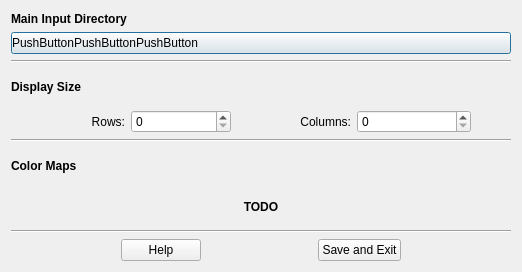
<?xml version="1.0" encoding="UTF-8"?>
<ui version="4.0">
 <class>Dialog_single_data_set</class>
 <widget class="QDialog" name="Dialog_single_data_set">
  <property name="geometry">
   <rect>
    <x>0</x>
    <y>0</y>
    <width>522</width>
    <height>272</height>
   </rect>
  </property>
  <property name="windowTitle">
   <string>Single Data Set</string>
  </property>
  <property name="styleSheet">
   <string notr="true"/>
  </property>
  <layout class="QVBoxLayout" name="verticalLayout_2">
   <item>
    <widget class="QLabel" name="label">
     <property name="minimumSize">
      <size>
       <width>0</width>
       <height>0</height>
      </size>
     </property>
     <property name="maximumSize">
      <size>
       <width>16777215</width>
       <height>15</height>
      </size>
     </property>
     <property name="font">
      <font>
       <weight>75</weight>
       <bold>true</bold>
      </font>
     </property>
     <property name="text">
      <string>Main Input Directory</string>
     </property>
    </widget>
   </item>
   <item>
    <widget class="QPushButton" name="pushButton_MainInputDir">
     <property name="enabled">
      <bool>true</bool>
     </property>
     <property name="sizePolicy">
      <sizepolicy hsizetype="Minimum" vsizetype="Maximum">
       <horstretch>0</horstretch>
       <verstretch>0</verstretch>
      </sizepolicy>
     </property>
     <property name="styleSheet">
      <string notr="true">Text-align:left</string>
     </property>
     <property name="text">
      <string>PushButtonPushButtonPushButton</string>
     </property>
     <property name="icon">
      <iconset>
       <normaloff>../Images/flaticon/svg/011-folder-1.svg</normaloff>../Images/flaticon/svg/011-folder-1.svg</iconset>
     </property>
     <property name="default">
      <bool>false</bool>
     </property>
     <property name="flat">
      <bool>false</bool>
     </property>
    </widget>
   </item>
   <item>
    <widget class="Line" name="line">
     <property name="orientation">
      <enum>Qt::Horizontal</enum>
     </property>
    </widget>
   </item>
   <item>
    <widget class="QLabel" name="label_2">
     <property name="font">
      <font>
       <weight>75</weight>
       <bold>true</bold>
      </font>
     </property>
     <property name="text">
      <string>Display Size</string>
     </property>
    </widget>
   </item>
   <item>
    <layout class="QHBoxLayout" name="horizontalLayout">
     <item>
      <widget class="QLabel" name="label_3">
       <property name="text">
        <string>Rows:</string>
       </property>
       <property name="alignment">
        <set>Qt::AlignRight|Qt::AlignTrailing|Qt::AlignVCenter</set>
       </property>
      </widget>
     </item>
     <item>
      <widget class="QSpinBox" name="spinBox">
       <property name="maximumSize">
        <size>
         <width>100</width>
         <height>16777215</height>
        </size>
       </property>
      </widget>
     </item>
     <item>
      <widget class="QLabel" name="label_4">
       <property name="text">
        <string>Columns:</string>
       </property>
       <property name="alignment">
        <set>Qt::AlignRight|Qt::AlignTrailing|Qt::AlignVCenter</set>
       </property>
      </widget>
     </item>
     <item>
      <widget class="QSpinBox" name="spinBox_2"/>
     </item>
     <item>
      <spacer name="horizontalSpacer">
       <property name="orientation">
        <enum>Qt::Horizontal</enum>
       </property>
       <property name="sizeType">
        <enum>QSizePolicy::Minimum</enum>
       </property>
       <property name="sizeHint" stdset="0">
        <size>
         <width>40</width>
         <height>20</height>
        </size>
       </property>
      </spacer>
     </item>
    </layout>
   </item>
   <item>
    <widget class="Line" name="line_2">
     <property name="orientation">
      <enum>Qt::Horizontal</enum>
     </property>
    </widget>
   </item>
   <item>
    <widget class="QLabel" name="label_5">
     <property name="font">
      <font>
       <weight>75</weight>
       <bold>true</bold>
      </font>
     </property>
     <property name="text">
      <string>Color Maps</string>
     </property>
    </widget>
   </item>
   <item>
    <layout class="QVBoxLayout" name="verticalLayout">
     <item>
      <widget class="QLabel" name="label_6">
       <property name="font">
        <font>
         <weight>75</weight>
         <bold>true</bold>
        </font>
       </property>
       <property name="text">
        <string>TODO</string>
       </property>
       <property name="alignment">
        <set>Qt::AlignCenter</set>
       </property>
      </widget>
     </item>
    </layout>
   </item>
   <item>
    <widget class="Line" name="line_3">
     <property name="orientation">
      <enum>Qt::Horizontal</enum>
     </property>
    </widget>
   </item>
   <item>
    <layout class="QHBoxLayout" name="horizontalLayout_2">
     <item>
      <spacer name="horizontalSpacer_2">
       <property name="orientation">
        <enum>Qt::Horizontal</enum>
       </property>
       <property name="sizeHint" stdset="0">
        <size>
         <width>40</width>
         <height>20</height>
        </size>
       </property>
      </spacer>
     </item>
     <item>
      <widget class="QPushButton" name="pushButton_2">
       <property name="sizePolicy">
        <sizepolicy hsizetype="Minimum" vsizetype="Maximum">
         <horstretch>0</horstretch>
         <verstretch>0</verstretch>
        </sizepolicy>
       </property>
       <property name="text">
        <string>Help</string>
       </property>
       <property name="icon">
        <iconset>
         <normaloff>../Images/flaticon/svg/004-question.svg</normaloff>../Images/flaticon/svg/004-question.svg</iconset>
       </property>
      </widget>
     </item>
     <item>
      <spacer name="horizontalSpacer_4">
       <property name="orientation">
        <enum>Qt::Horizontal</enum>
       </property>
       <property name="sizeHint" stdset="0">
        <size>
         <width>40</width>
         <height>20</height>
        </size>
       </property>
      </spacer>
     </item>
     <item>
      <widget class="QPushButton" name="pushButton_SaveAndExit">
       <property name="sizePolicy">
        <sizepolicy hsizetype="Minimum" vsizetype="Maximum">
         <horstretch>0</horstretch>
         <verstretch>0</verstretch>
        </sizepolicy>
       </property>
       <property name="text">
        <string>Save and Exit</string>
       </property>
       <property name="icon">
        <iconset>
         <normaloff>../Images/flaticon/svg/002-checked-1.svg</normaloff>../Images/flaticon/svg/002-checked-1.svg</iconset>
       </property>
      </widget>
     </item>
     <item>
      <spacer name="horizontalSpacer_3">
       <property name="orientation">
        <enum>Qt::Horizontal</enum>
       </property>
       <property name="sizeHint" stdset="0">
        <size>
         <width>40</width>
         <height>20</height>
        </size>
       </property>
      </spacer>
     </item>
    </layout>
   </item>
  </layout>
 </widget>
 <resources>
  <include location="../../../../../../usr/share/qtcreator/templates/wizards/files/qrc/file.qrc"/>
 </resources>
 <connections/>
</ui>
